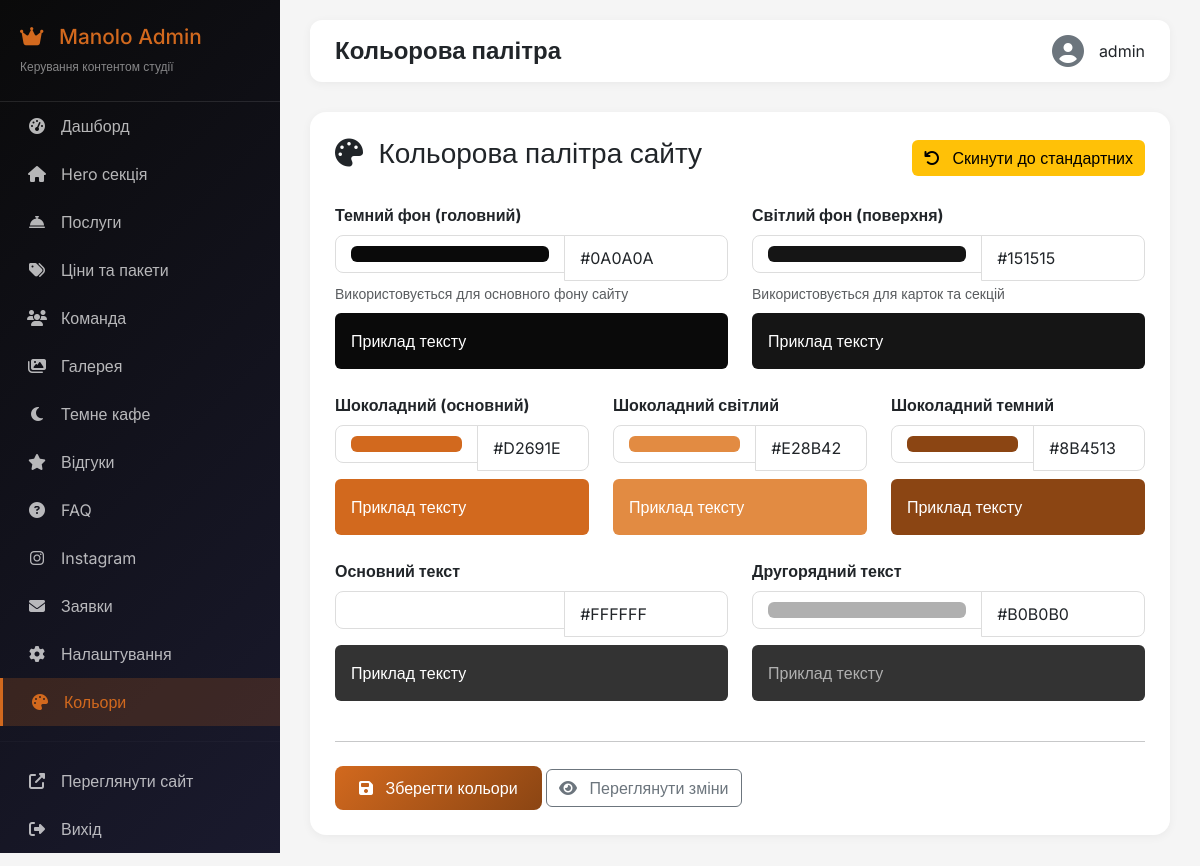
/admin/colors (signed in), run on the app's committed database.
### app.py (models this page shows)
class SiteSetting(db.Model):
    __tablename__ = 'site_settings'
    id = db.Column(db.Integer, primary_key=True)
    key = db.Column(db.String(100), unique=True, nullable=False)
    value = db.Column(db.Text)
    value_type = db.Column(db.String(20), default='text')

### app.py (the view, shortened to what this page needs)
@app.route('/admin/colors', methods=['GET', 'POST'])
@login_required
def admin_colors():
    def get_color(key, default):
        setting = SiteSetting.query.filter_by(key=f'color_{key}').first()
        return setting.value if setting else default
    colors = {
        'bg_deep': get_color('bg_deep', '#0A0A0A'),
        'bg_surface': get_color('bg_surface', '#151515'),
        'chocolate': get_color('chocolate', '#D2691E'),
        'chocolate_light': get_color('chocolate_light', '#E28B42'),
        'chocolate_dark': get_color('chocolate_dark', '#8B4513'),
        'text_main': get_color('text_main', '#FFFFFF'),
        'text_body': get_color('text_body', '#B0B0B0'),
    }
    return render_template('admin/colors.html', colors=colors)

### app.py (called while the page is built)
def login_required(f):
    @wraps(f)
    def decorated_function(*args, **kwargs):
        if not session.get('admin_logged_in'):
            flash('Будь ласка, увійдіть в адмін-панель', 'warning')
            return redirect(url_for('admin_login'))
        return f(*args, **kwargs)
    return decorated_function

### templates/admin/colors.html (shortened to what this page needs)
{% extends "admin/layout.html" %}
{% block title %}Кольорова палітра{% endblock %}
{% block content %}
<div class="admin-card">
    <div class="d-flex justify-content-between align-items-center mb-4">
        <h3><i class="fas fa-palette me-2"></i> Кольорова палітра сайту</h3>
        <a href="{{ url_for('admin_reset_colors') }}" class="btn btn-warning" onclick="return confirm('Скинути кольори до стандартних?')">
            <i class="fas fa-undo me-2"></i> Скинути до стандартних
        </a>
    </div>
    <form method="POST">
        <div class="row">
            <div class="col-md-6 mb-4">
                <label class="form-label fw-bold">Темний фон (головний)</label>
                <div class="input-group">
                    <input type="color" name="bg_deep" class="form-control form-control-color w-25" value="{{ colors.bg_deep }}">
                    <input type="text" name="bg_deep_text" class="form-control" value="{{ colors.bg_deep }}" readonly>
                </div>
                <small class="text-muted">Використовується для основного фону сайту</small>
                <div class="mt-2 p-3 rounded" style="background: {{ colors.bg_deep }}; color: white;">Приклад тексту</div>
            </div>
            <div class="col-md-6 mb-4">
                <label class="form-label fw-bold">Світлий фон (поверхня)</label>
                <div class="input-group">
                    <input type="color" name="bg_surface" class="form-control form-control-color w-25" value="{{ colors.bg_surface }}">
                    <input type="text" name="bg_surface_text" class="form-control" value="{{ colors.bg_surface }}" readonly>
                </div>
                <small class="text-muted">Використовується для карток та секцій</small>
                <div class="mt-2 p-3 rounded" style="background: {{ colors.bg_surface }}; color: white;">Приклад тексту</div>
            </div>
            <div class="col-md-4 mb-4">
                <label class="form-label fw-bold">Шоколадний (основний)</label>
                <div class="input-group">
                    <input type="color" name="chocolate" class="form-control form-control-color w-25" value="{{ colors.chocolate }}">
                    <input type="text" name="chocolate_text" class="form-control" value="{{ colors.chocolate }}" readonly>
                </div>
                <div class="mt-2 p-3 rounded" style="background: {{ colors.chocolate }}; color: white;">Приклад тексту</div>
            </div>
            <div class="col-md-4 mb-4">
                <label class="form-label fw-bold">Шоколадний світлий</label>
                <div class="input-group">
                    <input type="color" name="chocolate_light" class="form-control form-control-color w-25" value="{{ colors.chocolate_light }}">
                    <input type="text" name="chocolate_light_text" class="form-control" value="{{ colors.chocolate_light }}" readonly>
                </div>
                <div class="mt-2 p-3 rounded" style="background: {{ colors.chocolate_light }}; color: white;">Приклад тексту</div>
            </div>
            <div class="col-md-4 mb-4">
                <label class="form-label fw-bold">Шоколадний темний</label>
                <div class="input-group">
                    <input type="color" name="chocolate_dark" class="form-control form-control-color w-25" value="{{ colors.chocolate_dark }}">
                    <input type="text" name="chocolate_dark_text" class="form-control" value="{{ colors.chocolate_dark }}" readonly>
                </div>
                <div class="mt-2 p-3 rounded" style="background: {{ colors.chocolate_dark }}; color: white;">Приклад тексту</div>
            </div>
            <div class="col-md-6 mb-4">
                <label class="form-label fw-bold">Основний текст</label>
                <div class="input-group">
                    <input type="color" name="text_main" class="form-control form-control-color w-25" value="{{ colors.text_main }}">
                    <input type="text" name="text_main_text" class="form-control" value="{{ colors.text_main }}" readonly>
                </div>
                <div class="mt-2 p-3 rounded" style="background: #333; color: {{ colors.text_main }};">Приклад тексту</div>
            </div>
            <div class="col-md-6 mb-4">
                <label class="form-label fw-bold">Другорядний текст</label>
                <div class="input-group">
                    <input type="color" name="text_body" class="form-control form-control-color w-25" value="{{ colors.text_body }}">
                    <input type="text" name="text_body_text" class="form-control" value="{{ colors.text_body }}" readonly>
                </div>
                <div class="mt-2 p-3 rounded" style="background: #333; color: {{ colors.text_body }};">Приклад тексту</div>
            </div>
        </div>
        <hr>
        <div class="mt-4">
            <button type="submit" class="btn btn-primary">
                <i class="fas fa-save me-2"></i> Зберегти кольори
            </button>
            <a href="{{ url_for('index') }}" class="btn btn-outline-secondary" target="_blank">
                <i class="fas fa-eye me-2"></i> Переглянути зміни
            </a>
        </div>
    </form>
</div>
{% endblock %}

### templates/admin/layout.html (style rules this page uses)
* { margin: 0; padding: 0; box-sizing: border-box; }
body { font-family: 'Inter', sans-serif; background: #f5f5f5; }
.admin-card { background: white; border-radius: 16px; padding: 25px; margin-bottom: 25px; box-shadow: 0 2px 10px rgba(0,0,0,0.05); }
.btn-primary { background: linear-gradient(135deg, #D2691E, #8B4513); border: none; padding: 10px 24px; border-radius: 8px; transition: all 0.3s; }
.btn-warning { background: #ffc107; border: none; color: #000; }
.form-label { font-weight: 500; margin-bottom: 8px; }
.form-control, .form-select { border-radius: 8px; border: 1px solid #ddd; padding: 10px 15px; }

### data on the page
SiteSetting: bg_deep "#0a0a0a", bg_deep_text "#0A0A0A"
SiteSetting: bg_surface "#151515", bg_surface_text "#151515"
SiteSetting: chocolate "#d2691e", chocolate_text "#D2691E"
SiteSetting: chocolate_light "#e28b42", chocolate_light_text "#E28B42"
SiteSetting: chocolate_dark "#8b4513", chocolate_dark_text "#8B4513"
SiteSetting: text_main "#ffffff", text_main_text "#FFFFFF"
SiteSetting: text_body "#b0b0b0", text_body_text "#B0B0B0"

### other printed values
{{ session.get('admin_username', 'Admin') }} "admin"
